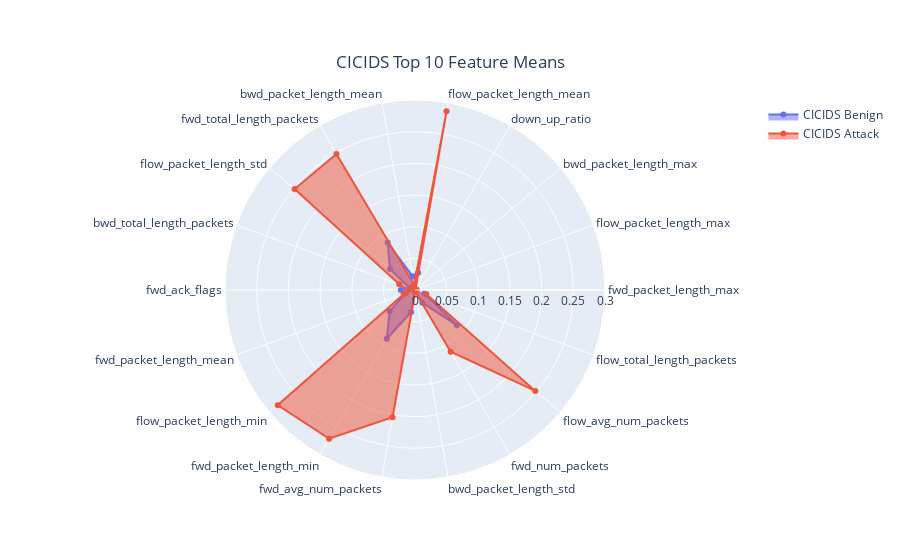

The notebook cell this image was saved under:
### Code cell
# CICDDoS Plot

categories = selected_features[:-1]

fig = go.Figure()

fig.add_trace(go.Scatterpolar(
      r=cicids_benign_means.iloc[:-1],
      theta=categories,
      fill='toself',
      name='CICIDS Benign'
))
fig.add_trace(go.Scatterpolar(
      r=cicids_attack_means.iloc[:-1],
      theta=categories,
      fill='toself',
      name='CICIDS Attack'
))

fig.update_layout(
  polar=dict(
    radialaxis=dict(
      visible=True,
      range=[0, 0.3]
    )),
  showlegend=True,
        title={
        'text': "CICIDS Top 10 Feature Means",
        'y':0.9,
        'x':0.5,
        'xanchor': 'center',
        'yanchor': 'top'}
)

fig.show()

### Figure 1 — Plotly figure (JSON) as saved in the notebook; plotly's stock layout.template omitted (floating-point values rounded to 4 significant figures)
{"data": [{"fill": "toself", "name": "CICIDS Benign", "r": [0.0003206, 0.000191, 0.0001498, 0.000102, 0.02778, 0.02198, 0.08643, 0.05144, 0.009144, 0.02231, 0.01594, 0.05232, 0.08896, 0.03519, 0.0003159, 0.02329, 0.08643, 0.01594], "theta": ["fwd_packet_length_max", "flow_packet_length_max", "bwd_packet_length_max", "down_up_ratio", "flow_packet_length_mean", "bwd_packet_length_mean", "fwd_total_length_packets", "flow_packet_length_std", "bwd_total_length_packets", "fwd_ack_flags", "fwd_packet_length_mean", "flow_packet_length_min", "fwd_packet_length_min", "fwd_avg_num_packets", "bwd_packet_length_std", "fwd_num_packets", "flow_avg_num_packets", "flow_total_length_packets"], "type": "scatterpolar"}, {"fill": "toself", "name": "CICIDS Attack", "r": [0.003059, 0.001596, 0.001533, 0.001473, 0.2867, 0.008057, 0.248, 0.2481, 0.02643, 0.01058, 0.01906, 0.283, 0.2712, 0.2039, 0.002729, 0.1125, 0.248, 0.01906], "theta": ["fwd_packet_length_max", "flow_packet_length_max", "bwd_packet_length_max", "down_up_ratio", "flow_packet_length_mean", "bwd_packet_length_mean", "fwd_total_length_packets", "flow_packet_length_std", "bwd_total_length_packets", "fwd_ack_flags", "fwd_packet_length_mean", "flow_packet_length_min", "fwd_packet_length_min", "fwd_avg_num_packets", "bwd_packet_length_std", "fwd_num_packets", "flow_avg_num_packets", "flow_total_length_packets"], "type": "scatterpolar"}], "layout": {"polar": {"radialaxis": {"range": [0, 0.3], "visible": true}}, "showlegend": true, "title": {"text": "CICIDS Top 10 Feature Means", "x": 0.5, "xanchor": "center", "y": 0.9, "yanchor": "top"}}}
